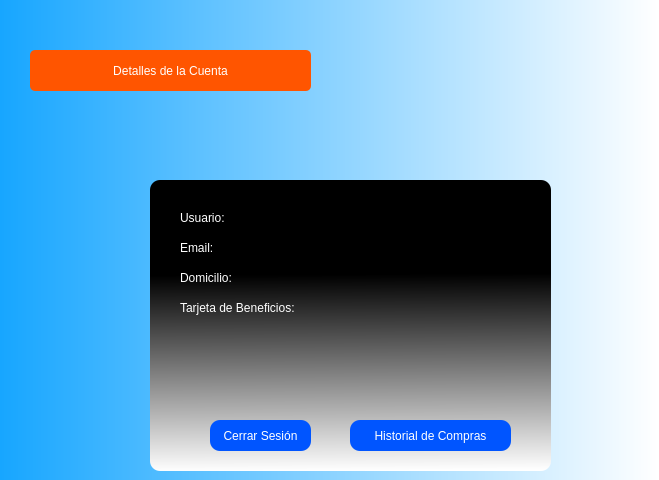
               <widget class="QWidget" name="PaginaCuenta">
                <property name="styleSheet">
                 <string notr="true">background-color: qlineargradient(spread:pad, x1:0, y1:0, x2:1, y2:0, stop:0 rgba(23,166, 255, 255), stop:1 rgba(255, 255, 255, 255));</string>
                </property>
                <widget class="QFrame" name="frameCuenta">
                 <property name="geometry">
                  <rect>
                   <x>150</x>
                   <y>180</y>
                   <width>401</width>
                   <height>291</height>
                  </rect>
                 </property>
                 <property name="styleSheet">
                  <string notr="true">background-color: qlineargradient(spread:pad, x1:0.505955, y1:0.324, x2:0.511, y2:1, stop:0 rgba(0, 0, 0, 255), stop:1 rgba(255, 255, 255, 255));
border-radius: 10px;
</string>
                 </property>
                 <property name="frameShape">
                  <enum>QFrame::StyledPanel</enum>
                 </property>
                 <property name="frameShadow">
                  <enum>QFrame::Raised</enum>
                 </property>
                 <widget class="QLabel" name="lblUsuario">
                  <property name="geometry">
                   <rect>
                    <x>30</x>
                    <y>30</y>
                    <width>71</width>
                    <height>16</height>
                   </rect>
                  </property>
                  <property name="styleSheet">
                   <string notr="true">background-color: transparent;
color: rgb(255, 255, 255);
font: 75 10pt &quot;Century Gothic&quot;;</string>
                  </property>
                  <property name="text">
                   <string>Usuario:</string>
                  </property>
                 </widget>
                 <widget class="QLabel" name="lblEmail">
                  <property name="geometry">
                   <rect>
                    <x>30</x>
                    <y>60</y>
                    <width>71</width>
                    <height>16</height>
                   </rect>
                  </property>
                  <property name="styleSheet">
                   <string notr="true">background-color: transparent;
color: rgb(255, 255, 255);
font: 75 10pt &quot;Century Gothic&quot;;</string>
                  </property>
                  <property name="text">
                   <string>Email:</string>
                  </property>
                 </widget>
                 <widget class="QLabel" name="lblDom">
                  <property name="geometry">
                   <rect>
                    <x>30</x>
                    <y>90</y>
                    <width>71</width>
                    <height>16</height>
                   </rect>
                  </property>
                  <property name="styleSheet">
                   <string notr="true">background-color: transparent;
color: rgb(255, 255, 255);
font: 75 10pt &quot;Century Gothic&quot;;</string>
                  </property>
                  <property name="text">
                   <string>Domicilio:</string>
                  </property>
                 </widget>
                 <widget class="QPushButton" name="btnCerrarSesion">
                  <property name="geometry">
                   <rect>
                    <x>60</x>
                    <y>240</y>
                    <width>101</width>
                    <height>31</height>
                   </rect>
                  </property>
                  <property name="palette">
                   <palette>
                    <active>
                     <colorrole role="WindowText">
                      <brush brushstyle="SolidPattern">
                       <color alpha="255">
                        <red>255</red>
                        <green>255</green>
                        <blue>255</blue>
                       </color>
                      </brush>
                     </colorrole>
                     <colorrole role="Button">
                      <brush brushstyle="SolidPattern">
                       <color alpha="255">
                        <red>0</red>
                        <green>85</green>
                        <blue>255</blue>
                       </color>
                      </brush>
                     </colorrole>
                     <colorrole role="Text">
                      <brush brushstyle="SolidPattern">
                       <color alpha="255">
                        <red>255</red>
                        <green>255</green>
                        <blue>255</blue>
                       </color>
                      </brush>
                     </colorrole>
                     <colorrole role="ButtonText">
                      <brush brushstyle="SolidPattern">
                       <color alpha="255">
                        <red>255</red>
                        <green>255</green>
                        <blue>255</blue>
                       </color>
                      </brush>
                     </colorrole>
                     <colorrole role="Base">
                      <brush brushstyle="SolidPattern">
                       <color alpha="255">
                        <red>0</red>
                        <green>85</green>
                        <blue>255</blue>
                       </color>
                      </brush>
                     </colorrole>
                     <colorrole role="Window">
                      <brush brushstyle="SolidPattern">
                       <color alpha="255">
                        <red>0</red>
                        <green>85</green>
                        <blue>255</blue>
                       </color>
                      </brush>
                     </colorrole>
                     <colorrole role="PlaceholderText">
                      <brush brushstyle="NoBrush">
                       <color alpha="128">
                        <red>255</red>
                        <green>255</green>
                        <blue>255</blue>
                       </color>
                      </brush>
                     </colorrole>
                    </active>
                    <inactive>
                     <colorrole role="WindowText">
                      <brush brushstyle="SolidPattern">
                       <color alpha="255">
                        <red>255</red>
                        <green>255</green>
                        <blue>255</blue>
                       </color>
                      </brush>
                     </colorrole>
                     <colorrole role="Button">
                      <brush brushstyle="SolidPattern">
                       <color alpha="255">
                        <red>0</red>
                        <green>85</green>
                        <blue>255</blue>
                       </color>
                      </brush>
                     </colorrole>
                     <colorrole role="Text">
                      <brush brushstyle="SolidPattern">
                       <color alpha="255">
                        <red>255</red>
                        <green>255</green>
                        <blue>255</blue>
                       </color>
                      </brush>
                     </colorrole>
                     <colorrole role="ButtonText">
                      <brush brushstyle="SolidPattern">
                       <color alpha="255">
                        <red>255</red>
                        <green>255</green>
                        <blue>255</blue>
                       </color>
                      </brush>
                     </colorrole>
                     <colorrole role="Base">
                      <brush brushstyle="SolidPattern">
                       <color alpha="255">
                        <red>0</red>
                        <green>85</green>
                        <blue>255</blue>
                       </color>
                      </brush>
                     </colorrole>
                     <colorrole role="Window">
                      <brush brushstyle="SolidPattern">
                       <color alpha="255">
                        <red>0</red>
                        <green>85</green>
                        <blue>255</blue>
                       </color>
                      </brush>
                     </colorrole>
                     <colorrole role="PlaceholderText">
                      <brush brushstyle="NoBrush">
                       <color alpha="128">
                        <red>255</red>
                        <green>255</green>
                        <blue>255</blue>
                       </color>
                      </brush>
                     </colorrole>
                    </inactive>
                    <disabled>
                     <colorrole role="WindowText">
                      <brush brushstyle="SolidPattern">
                       <color alpha="255">
                        <red>255</red>
                        <green>255</green>
                        <blue>255</blue>
                       </color>
                      </brush>
                     </colorrole>
                     <colorrole role="Button">
                      <brush brushstyle="SolidPattern">
                       <color alpha="255">
                        <red>0</red>
                        <green>85</green>
                        <blue>255</blue>
                       </color>
                      </brush>
                     </colorrole>
                     <colorrole role="Text">
                      <brush brushstyle="SolidPattern">
                       <color alpha="255">
                        <red>255</red>
                        <green>255</green>
                        <blue>255</blue>
                       </color>
                      </brush>
                     </colorrole>
                     <colorrole role="ButtonText">
                      <brush brushstyle="SolidPattern">
                       <color alpha="255">
                        <red>255</red>
                        <green>255</green>
                        <blue>255</blue>
                       </color>
                      </brush>
                     </colorrole>
                     <colorrole role="Base">
                      <brush brushstyle="SolidPattern">
                       <color alpha="255">
                        <red>0</red>
                        <green>85</green>
                        <blue>255</blue>
                       </color>
                      </brush>
                     </colorrole>
                     <colorrole role="Window">
                      <brush brushstyle="SolidPattern">
                       <color alpha="255">
                        <red>0</red>
                        <green>85</green>
                        <blue>255</blue>
                       </color>
                      </brush>
                     </colorrole>
                     <colorrole role="PlaceholderText">
                      <brush brushstyle="NoBrush">
                       <color alpha="128">
                        <red>255</red>
                        <green>255</green>
                        <blue>255</blue>
                       </color>
                      </brush>
                     </colorrole>
                    </disabled>
                   </palette>
                  </property>
                  <property name="styleSheet">
                   <string notr="true">QPushButton{
	background-color: rgb(0, 85, 255);
	color: rgb(255, 255, 255);
	font: 75 10pt &quot;Century Gothic&quot;;
}
QPushButton:hover{
	background-color: #ff0000;
}</string>
                  </property>
                  <property name="text">
                   <string>Cerrar Sesión</string>
                  </property>
                 </widget>
                 <widget class="QLabel" name="lblUsuario_2">
                  <property name="geometry">
                   <rect>
                    <x>130</x>
                    <y>30</y>
                    <width>251</width>
                    <height>16</height>
                   </rect>
                  </property>
                  <property name="styleSheet">
                   <string notr="true">background-color: transparent;
color:#ffff7f;
font: 75 10pt &quot;Century Gothic&quot;;</string>
                  </property>
                  <property name="text">
                   <string/>
                  </property>
                 </widget>
                 <widget class="QLabel" name="lblEmail_2">
                  <property name="geometry">
                   <rect>
                    <x>130</x>
                    <y>60</y>
                    <width>251</width>
                    <height>16</height>
                   </rect>
                  </property>
                  <property name="styleSheet">
                   <string notr="true">background-color: transparent;
color:#ffff7f;
font: 75 10pt &quot;Century Gothic&quot;;</string>
                  </property>
                  <property name="text">
                   <string/>
                  </property>
                 </widget>
                 <widget class="QLabel" name="lblDom_2">
                  <property name="geometry">
                   <rect>
                    <x>130</x>
                    <y>90</y>
                    <width>251</width>
                    <height>16</height>
                   </rect>
                  </property>
                  <property name="styleSheet">
                   <string notr="true">background-color: transparent;
color: #ffff7f;
font: 75 10pt &quot;Century Gothic&quot;;</string>
                  </property>
                  <property name="text">
                   <string/>
                  </property>
                 </widget>
                 <widget class="QLabel" name="lblBonif">
                  <property name="geometry">
                   <rect>
                    <x>30</x>
                    <y>120</y>
                    <width>141</width>
                    <height>16</height>
                   </rect>
                  </property>
                  <property name="styleSheet">
                   <string notr="true">background-color: transparent;
color: rgb(255, 255, 255);
font: 75 10pt &quot;Century Gothic&quot;;</string>
                  </property>
                  <property name="text">
                   <string>Tarjeta de Beneficios:</string>
                  </property>
                 </widget>
                 <widget class="QLabel" name="lblBonif_2">
                  <property name="geometry">
                   <rect>
                    <x>180</x>
                    <y>120</y>
                    <width>41</width>
                    <height>20</height>
                   </rect>
                  </property>
                  <property name="styleSheet">
                   <string notr="true">background-color: transparent;
color: #ffff7f;
font: 75 10pt &quot;Century Gothic&quot;;</string>
                  </property>
                  <property name="text">
                   <string/>
                  </property>
                 </widget>
                 <widget class="QPushButton" name="btnCerrarSesion_2">
                  <property name="geometry">
                   <rect>
                    <x>200</x>
                    <y>240</y>
                    <width>161</width>
                    <height>31</height>
                   </rect>
                  </property>
                  <property name="palette">
                   <palette>
                    <active>
                     <colorrole role="WindowText">
                      <brush brushstyle="SolidPattern">
                       <color alpha="255">
                        <red>255</red>
                        <green>255</green>
                        <blue>255</blue>
                       </color>
                      </brush>
                     </colorrole>
                     <colorrole role="Button">
                      <brush brushstyle="SolidPattern">
                       <color alpha="255">
                        <red>0</red>
                        <green>85</green>
                        <blue>255</blue>
                       </color>
                      </brush>
                     </colorrole>
                     <colorrole role="Text">
                      <brush brushstyle="SolidPattern">
                       <color alpha="255">
                        <red>255</red>
                        <green>255</green>
                        <blue>255</blue>
                       </color>
                      </brush>
                     </colorrole>
                     <colorrole role="ButtonText">
                      <brush brushstyle="SolidPattern">
                       <color alpha="255">
                        <red>255</red>
                        <green>255</green>
                        <blue>255</blue>
                       </color>
                      </brush>
                     </colorrole>
                     <colorrole role="Base">
                      <brush brushstyle="SolidPattern">
                       <color alpha="255">
                        <red>0</red>
                        <green>85</green>
                        <blue>255</blue>
                       </color>
                      </brush>
                     </colorrole>
                     <colorrole role="Window">
                      <brush brushstyle="SolidPattern">
                       <color alpha="255">
                        <red>0</red>
                        <green>85</green>
                        <blue>255</blue>
                       </color>
                      </brush>
                     </colorrole>
                     <colorrole role="PlaceholderText">
                      <brush brushstyle="NoBrush">
                       <color alpha="128">
                        <red>255</red>
                        <green>255</green>
                        <blue>255</blue>
                       </color>
                      </brush>
                     </colorrole>
                    </active>
                    <inactive>
                     <colorrole role="WindowText">
                      <brush brushstyle="SolidPattern">
                       <color alpha="255">
                        <red>255</red>
                        <green>255</green>
                        <blue>255</blue>
                       </color>
                      </brush>
                     </colorrole>
                     <colorrole role="Button">
                      <brush brushstyle="SolidPattern">
                       <color alpha="255">
                        <red>0</red>
                        <green>85</green>
                        <blue>255</blue>
                       </color>
                      </brush>
                     </colorrole>
                     <colorrole role="Text">
                      <brush brushstyle="SolidPattern">
                       <color alpha="255">
                        <red>255</red>
                        <green>255</green>
                        <blue>255</blue>
                       </color>
                      </brush>
                     </colorrole>
                     <colorrole role="ButtonText">
                      <brush brushstyle="SolidPattern">
                       <color alpha="255">
                        <red>255</red>
                        <green>255</green>
                        <blue>255</blue>
                       </color>
                      </brush>
                     </colorrole>
                     <colorrole role="Base">
                      <brush brushstyle="SolidPattern">
                       <color alpha="255">
                        <red>0</red>
                        <green>85</green>
                        <blue>255</blue>
                       </color>
                      </brush>
                     </colorrole>
                     <colorrole role="Window">
                      <brush brushstyle="SolidPattern">
                       <color alpha="255">
                        <red>0</red>
                        <green>85</green>
                        <blue>255</blue>
                       </color>
                      </brush>
                     </colorrole>
                     <colorrole role="PlaceholderText">
                      <brush brushstyle="NoBrush">
                       <color alpha="128">
                        <red>255</red>
                        <green>255</green>
                        <blue>255</blue>
                       </color>
                      </brush>
                     </colorrole>
                    </inactive>
                    <disabled>
                     <colorrole role="WindowText">
                      <brush brushstyle="SolidPattern">
                       <color alpha="255">
                        <red>255</red>
                        <green>255</green>
                        <blue>255</blue>
                       </color>
                      </brush>
                     </colorrole>
                     <colorrole role="Button">
                      <brush brushstyle="SolidPattern">
                       <color alpha="255">
                        <red>0</red>
                        <green>85</green>
                        <blue>255</blue>
                       </color>
                      </brush>
                     </colorrole>
                     <colorrole role="Text">
                      <brush brushstyle="SolidPattern">
                       <color alpha="255">
                        <red>255</red>
                        <green>255</green>
                        <blue>255</blue>
                       </color>
                      </brush>
                     </colorrole>
                     <colorrole role="ButtonText">
                      <brush brushstyle="SolidPattern">
                       <color alpha="255">
                        <red>255</red>
                        <green>255</green>
                        <blue>255</blue>
                       </color>
                      </brush>
                     </colorrole>
                     <colorrole role="Base">
                      <brush brushstyle="SolidPattern">
                       <color alpha="255">
                        <red>0</red>
                        <green>85</green>
                        <blue>255</blue>
                       </color>
                      </brush>
                     </colorrole>
                     <colorrole role="Window">
                      <brush brushstyle="SolidPattern">
                       <color alpha="255">
                        <red>0</red>
                        <green>85</green>
                        <blue>255</blue>
                       </color>
                      </brush>
                     </colorrole>
                     <colorrole role="PlaceholderText">
                      <brush brushstyle="NoBrush">
                       <color alpha="128">
                        <red>255</red>
                        <green>255</green>
                        <blue>255</blue>
                       </color>
                      </brush>
                     </colorrole>
                    </disabled>
                   </palette>
                  </property>
                  <property name="styleSheet">
                   <string notr="true">QPushButton{
	background-color: rgb(0, 85, 255);
	color: rgb(255, 255, 255);
	font: 75 10pt &quot;Century Gothic&quot;;
}
QPushButton:hover{
	background-color: #ff0000;
}</string>
                  </property>
                  <property name="text">
                   <string>Historial de Compras</string>
                  </property>
                 </widget>
                </widget>
                <widget class="QLabel" name="label_2">
                 <property name="geometry">
                  <rect>
                   <x>330</x>
                   <y>-30</y>
                   <width>320</width>
                   <height>195</height>
                  </rect>
                 </property>
                 <property name="styleSheet">
                  <string notr="true">background-color: transparent;
image: url(:/backgraundImages/images/log.png);</string>
                 </property>
                 <property name="text">
                  <string/>
                 </property>
                </widget>
                <widget class="QLabel" name="lblDetalle_2">
                 <property name="geometry">
                  <rect>
                   <x>30</x>
                   <y>50</y>
                   <width>281</width>
                   <height>41</height>
                  </rect>
                 </property>
                 <property name="styleSheet">
                  <string notr="true">font: 75 18pt &quot;Century Gothic&quot;;
background-color: #ff5500;
border-radius: 5px;
border-width: 5px;
color: rgb(255, 255, 255);</string>
                 </property>
                 <property name="text">
                  <string>Detalles de la Cuenta</string>
                 </property>
                 <property name="textFormat">
                  <enum>Qt::AutoText</enum>
                 </property>
                 <property name="alignment">
                  <set>Qt::AlignCenter</set>
                 </property>
                 <property name="wordWrap">
                  <bool>false</bool>
                 </property>
                </widget>
               </widget>
